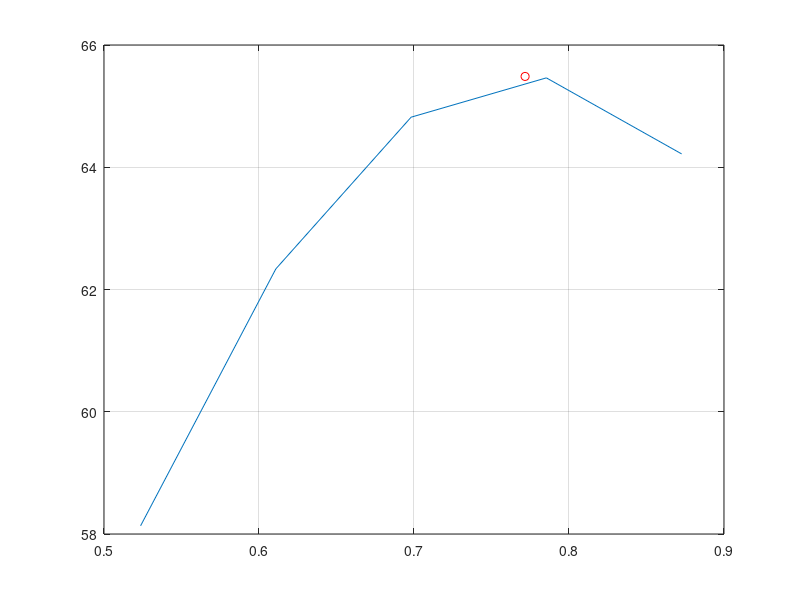
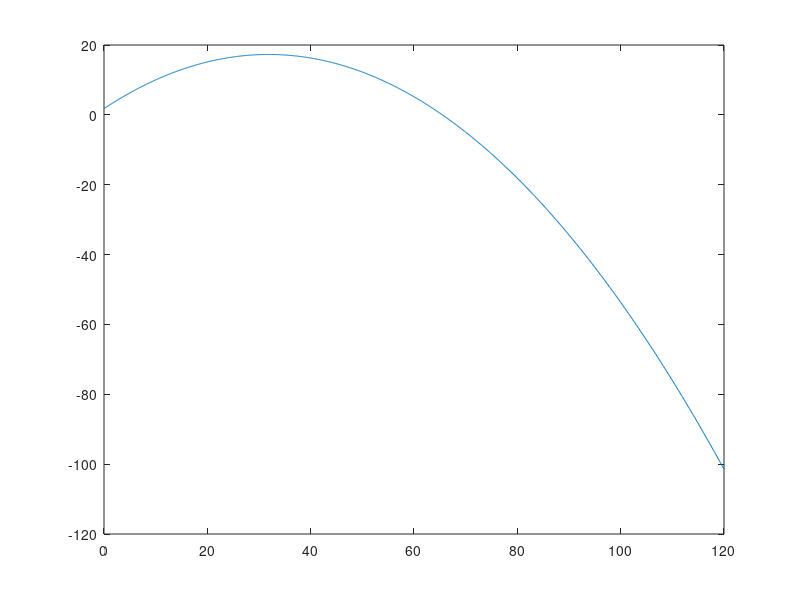

The MATLAB script that drew these images, in order:
clear all
close all
clc
g = 9.81;
y0 = 1.80; # m (altura do atleta)
v0 = 25; # m/s; deve estar entre [20, 30] m/s
theta0 = 45*pi/180; # graus; deve estar entre [30, 50]*pi/180 rad
X_theta = @(theta0)(v0*cos(theta0)/g*(v0*sin(theta0)+sqrt(v0^2*sin(theta0)^2+2*g*y0)));

X_theta(theta0)

theta0_values = deg2rad(30):deg2rad(5):deg2rad(50);
X_values_theta0_cte = zeros(length(theta0_values),1);

for ii = 1:length(X_values_theta0_cte)
  X_values_theta0_cte(ii) = X_theta(theta0_values(ii));
endfor
##
plot(theta0_values,X_values_theta0_cte)
grid on
hold on

X_theta_min = @(theta0)(-v0*cos(theta0)/g*(v0*sin(theta0)+sqrt(v0^2*sin(theta0)^2+2*g*y0)));
theta0_star = fminbnd(X_theta_min, deg2rad(30), deg2rad(50));
printf('theta0_otimo = %d\n', theta0_star*180/pi)
printf('X_max_otimo = %d\n', X_theta(theta0_star))
plot(theta0_star, X_theta(theta0_star), 'ro')
hold off


figure
y = @(x)(tan(theta0_star)*x-g/(2*v0^2*cos(theta0_star)^2)*x^2+y0);
x_test = 0:0.1:120;
y_values = zeros(length(x_test),1);
for ii = 1:length(x_test)
  y_values(ii) = y(x_test(ii));
endfor

plot(x_test, y_values)
